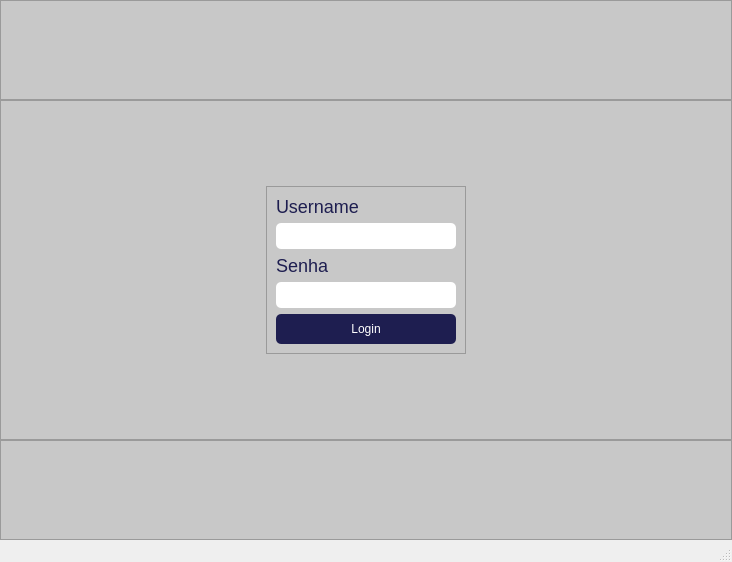
<?xml version="1.0" encoding="UTF-8"?>
<ui version="4.0">
 <class>tela_login</class>
 <widget class="QMainWindow" name="tela_login">
  <property name="geometry">
   <rect>
    <x>0</x>
    <y>0</y>
    <width>732</width>
    <height>562</height>
   </rect>
  </property>
  <property name="windowTitle">
   <string>MainWindow</string>
  </property>
  <property name="styleSheet">
   <string notr="true">QFrame{
	background-color:rgb(200, 200, 200);
}

QLineEdit{
	border-radius: 5px;
	padding: 5px;
}

QLineEdit:hover{
	background-color: rgb(230,230,230);
}

QLabel{
	font-size: 18px;
	color: rgb(30, 30, 80);
}

QPushButton{
	padding: 8px;
	background-color: rgb(30, 30, 80);
	color: white;
	border: 0px;
	border-radius:5px;
}

QPushButton:hover{
	background-color: rgb(60, 60, 160);
}</string>
  </property>
  <widget class="QWidget" name="centralwidget">
   <layout class="QGridLayout" name="gridLayout">
    <property name="leftMargin">
     <number>0</number>
    </property>
    <property name="topMargin">
     <number>0</number>
    </property>
    <property name="rightMargin">
     <number>0</number>
    </property>
    <property name="bottomMargin">
     <number>0</number>
    </property>
    <property name="spacing">
     <number>0</number>
    </property>
    <item row="0" column="0">
     <widget class="QFrame" name="frame">
      <property name="sizePolicy">
       <sizepolicy hsizetype="Preferred" vsizetype="Preferred">
        <horstretch>0</horstretch>
        <verstretch>0</verstretch>
       </sizepolicy>
      </property>
      <property name="minimumSize">
       <size>
        <width>0</width>
        <height>100</height>
       </size>
      </property>
      <property name="styleSheet">
       <string notr="true"/>
      </property>
      <property name="frameShape">
       <enum>QFrame::StyledPanel</enum>
      </property>
      <property name="frameShadow">
       <enum>QFrame::Raised</enum>
      </property>
     </widget>
    </item>
    <item row="2" column="0">
     <widget class="QFrame" name="frame_3">
      <property name="sizePolicy">
       <sizepolicy hsizetype="Preferred" vsizetype="Preferred">
        <horstretch>0</horstretch>
        <verstretch>0</verstretch>
       </sizepolicy>
      </property>
      <property name="minimumSize">
       <size>
        <width>0</width>
        <height>100</height>
       </size>
      </property>
      <property name="styleSheet">
       <string notr="true"/>
      </property>
      <property name="frameShape">
       <enum>QFrame::StyledPanel</enum>
      </property>
      <property name="frameShadow">
       <enum>QFrame::Raised</enum>
      </property>
     </widget>
    </item>
    <item row="1" column="0">
     <widget class="QFrame" name="frame_2">
      <property name="sizePolicy">
       <sizepolicy hsizetype="Preferred" vsizetype="Expanding">
        <horstretch>0</horstretch>
        <verstretch>0</verstretch>
       </sizepolicy>
      </property>
      <property name="styleSheet">
       <string notr="true"/>
      </property>
      <property name="frameShape">
       <enum>QFrame::StyledPanel</enum>
      </property>
      <property name="frameShadow">
       <enum>QFrame::Raised</enum>
      </property>
      <layout class="QGridLayout" name="gridLayout_2">
       <item row="1" column="0">
        <widget class="QFrame" name="frame_4">
         <property name="sizePolicy">
          <sizepolicy hsizetype="Preferred" vsizetype="Fixed">
           <horstretch>0</horstretch>
           <verstretch>0</verstretch>
          </sizepolicy>
         </property>
         <property name="minimumSize">
          <size>
           <width>0</width>
           <height>0</height>
          </size>
         </property>
         <property name="maximumSize">
          <size>
           <width>200</width>
           <height>16777215</height>
          </size>
         </property>
         <property name="frameShape">
          <enum>QFrame::StyledPanel</enum>
         </property>
         <property name="frameShadow">
          <enum>QFrame::Raised</enum>
         </property>
         <layout class="QFormLayout" name="formLayout">
          <property name="labelAlignment">
           <set>Qt::AlignCenter</set>
          </property>
          <property name="formAlignment">
           <set>Qt::AlignCenter</set>
          </property>
          <item row="4" column="0" colspan="2">
           <widget class="QLineEdit" name="inp_senha">
            <property name="sizePolicy">
             <sizepolicy hsizetype="Expanding" vsizetype="Preferred">
              <horstretch>0</horstretch>
              <verstretch>0</verstretch>
             </sizepolicy>
            </property>
            <property name="maximumSize">
             <size>
              <width>16777213</width>
              <height>16777215</height>
             </size>
            </property>
            <property name="font">
             <font>
              <family>Yu Gothic UI</family>
             </font>
            </property>
            <property name="text">
             <string/>
            </property>
           </widget>
          </item>
          <item row="1" column="0" colspan="2">
           <widget class="QLineEdit" name="inp_username">
            <property name="sizePolicy">
             <sizepolicy hsizetype="Preferred" vsizetype="Fixed">
              <horstretch>0</horstretch>
              <verstretch>0</verstretch>
             </sizepolicy>
            </property>
            <property name="maximumSize">
             <size>
              <width>16777215</width>
              <height>16777215</height>
             </size>
            </property>
            <property name="font">
             <font>
              <family>Yu Gothic UI</family>
             </font>
            </property>
           </widget>
          </item>
          <item row="3" column="0" colspan="2">
           <widget class="QLabel" name="label_2">
            <property name="font">
             <font>
              <family>Yu Gothic UI</family>
              <pointsize>-1</pointsize>
             </font>
            </property>
            <property name="text">
             <string>Senha</string>
            </property>
            <property name="alignment">
             <set>Qt::AlignLeading|Qt::AlignLeft|Qt::AlignVCenter</set>
            </property>
           </widget>
          </item>
          <item row="0" column="0" colspan="2">
           <widget class="QLabel" name="label">
            <property name="font">
             <font>
              <family>Yu Gothic UI</family>
              <pointsize>-1</pointsize>
             </font>
            </property>
            <property name="text">
             <string>Username</string>
            </property>
            <property name="alignment">
             <set>Qt::AlignLeading|Qt::AlignLeft|Qt::AlignVCenter</set>
            </property>
           </widget>
          </item>
          <item row="5" column="0" colspan="2">
           <widget class="QPushButton" name="bt_login">
            <property name="sizePolicy">
             <sizepolicy hsizetype="Preferred" vsizetype="Fixed">
              <horstretch>0</horstretch>
              <verstretch>0</verstretch>
             </sizepolicy>
            </property>
            <property name="maximumSize">
             <size>
              <width>16777215</width>
              <height>16777215</height>
             </size>
            </property>
            <property name="text">
             <string>Login</string>
            </property>
           </widget>
          </item>
         </layout>
        </widget>
       </item>
      </layout>
     </widget>
    </item>
   </layout>
  </widget>
  <widget class="QMenuBar" name="menubar">
   <property name="geometry">
    <rect>
     <x>0</x>
     <y>0</y>
     <width>732</width>
     <height>21</height>
    </rect>
   </property>
  </widget>
  <widget class="QStatusBar" name="statusbar"/>
 </widget>
 <resources/>
 <connections/>
</ui>
